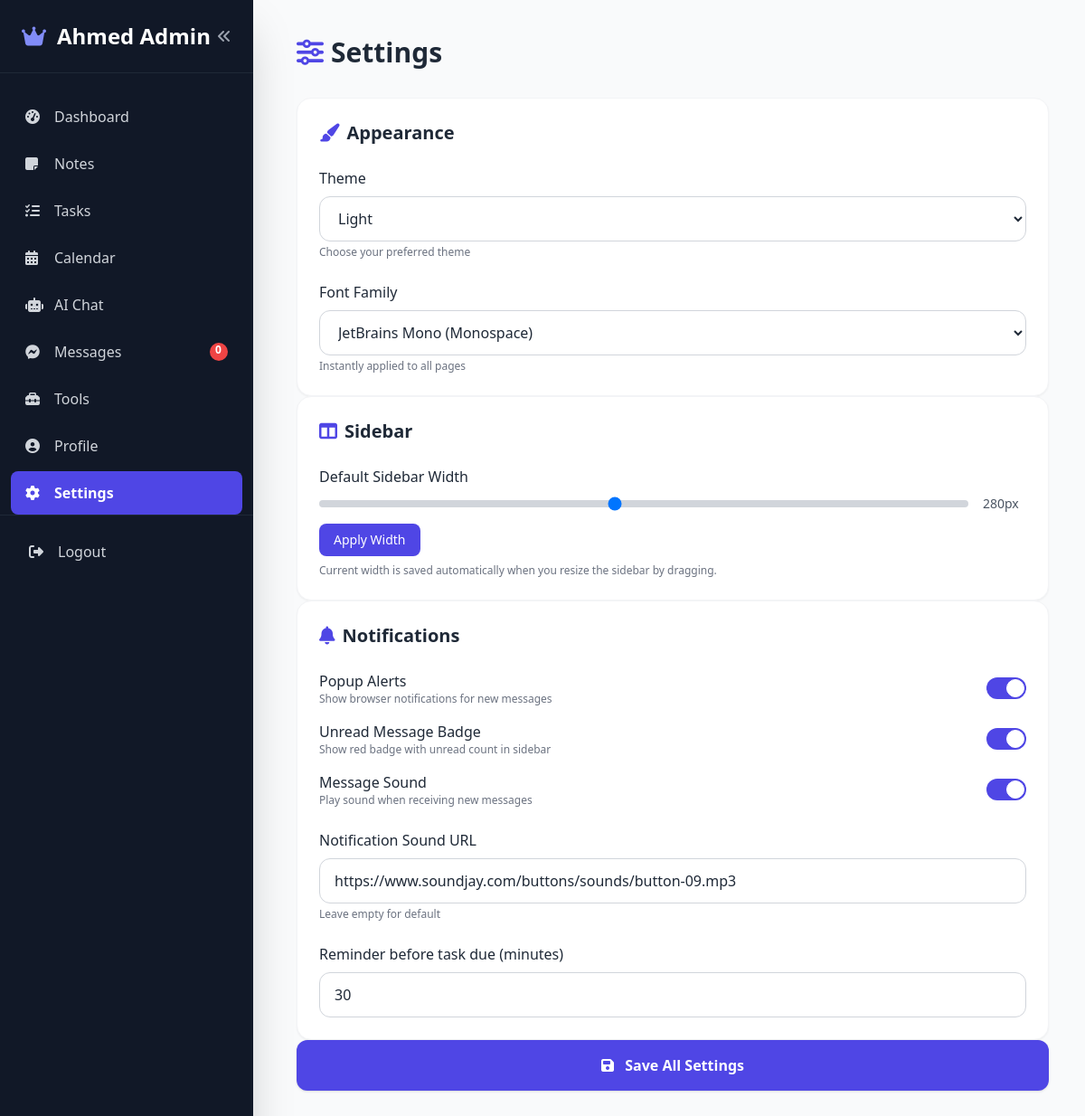
Screenshot of /settings (signed in) with the database file from the repository.
### app/models.py (models this page shows, shortened)
class User(UserMixin, db.Model):
    id = db.Column(db.Integer, primary_key=True)
    username = db.Column(db.String(80), unique=True, nullable=False)
    email = db.Column(db.String(120), unique=True, nullable=False)
    password_hash = db.Column(db.String(256))
    avatar_url = db.Column(db.String(200), default="")
    bio = db.Column(db.Text, default="")
    cover_url = db.Column(db.String(500), default="")           # cover image URL
    skills = db.Column(db.Text, default="")                     # comma‑separated skills
    linkedin_url = db.Column(db.String(300), default="")
    github_url = db.Column(db.String(300), default="")
    twitter_url = db.Column(db.String(300), default="")
    website_url = db.Column(db.String(300), default="")
    theme = db.Column(db.String(10), default="light")
    font_family = db.Column(db.String(30), default="Inter")
    verification_code = db.Column(db.String(6), nullable=True)
    verification_code_expires = db.Column(db.DateTime, nullable=True)
    email_verified = db.Column(db.Boolean, default=False)
    notification_sound_url = db.Column(db.String(500),
                                       default="https://www.soundjay.com/buttons/sounds/button-09.mp3")
    notifications_enabled = db.Column(db.Boolean, default=True)
    unread_badge_enabled = db.Column(db.Boolean, default=True)
    notification_sound_enabled = db.Column(db.Boolean, default=True)
    default_reminder_minutes = db.Column(db.Integer, default=30)
    notes = db.relationship("Note", backref="author", lazy=True, cascade="all, delete-orphan")
    tasks = db.relationship("Task", backref="author", lazy=True, cascade="all, delete-orphan")
    events = db.relationship("Event", backref="author", lazy=True, cascade="all, delete-orphan")
    chats = db.relationship("Chat", backref="author", lazy=True, cascade="all, delete-orphan")
    owned_groups = db.relationship("ChatGroup", backref="owner", lazy=True, cascade="all, delete-orphan",
                                   foreign_keys="ChatGroup.owner_id")
    group_memberships = db.relationship("GroupMember", backref="user", lazy=True, cascade="all, delete-orphan")

### app/routes/settings.py (the view)
@settings_bp.route("/settings")
@login_required
def settings():
    return render_template("settings.html")

### templates/settings.html (shortened to what this page needs)
{% extends "base.html" %}
{% block content %}
<div class="max-w-4xl mx-auto space-y-8">
  <h2 class="text-3xl font-bold text-gray-800 dark:text-white flex items-center gap-2">
    <i class="fas fa-sliders-h text-indigo-600"></i> Settings
  </h2>
  <form method="POST" action="{{ url_for('settings.save_settings') }}">
    <div class="bg-white dark:bg-gray-800 rounded-2xl shadow-sm border border-gray-100 dark:border-gray-700 p-6">
      <h3 class="text-xl font-semibold text-gray-800 dark:text-white mb-6 flex items-center gap-2">
        <i class="fas fa-paint-brush text-indigo-600"></i> Appearance
      </h3>
      <div class="mb-6">
        <label class="block font-medium text-gray-800 dark:text-white mb-2">Theme</label>
        <select name="theme" id="theme-select"
                class="w-full px-4 py-3 border border-gray-300 dark:border-gray-600 rounded-xl
                       bg-white dark:bg-gray-700 text-gray-800 dark:text-white
                       focus:ring-2 focus:ring-indigo-500 outline-none">
          <option value="light" {{ 'selected' if current_user.theme == 'light' else '' }}>Light</option>
        </select>
        <p class="text-xs text-gray-500 dark:text-gray-400 mt-1">Choose your preferred theme</p>
      </div>
      <div>
        <label class="block font-medium text-gray-800 dark:text-white mb-2">Font Family</label>
        <select name="font_family" id="font-select"
                class="w-full px-4 py-3 border border-gray-300 dark:border-gray-600 rounded-xl
                       bg-white dark:bg-gray-700 text-gray-800 dark:text-white
                       focus:ring-2 focus:ring-indigo-500 outline-none">
          <option value="JetBrains Mono" {{ 'selected' if current_user.font_family == 'JetBrains Mono' else '' }}>JetBrains Mono (Monospace)</option>
        </select>
        <p class="text-xs text-gray-500 dark:text-gray-400 mt-1">Instantly applied to all pages</p>
      </div>
    </div>
    <div class="bg-white dark:bg-gray-800 rounded-2xl shadow-sm border border-gray-100 dark:border-gray-700 p-6">
      <h3 class="text-xl font-semibold text-gray-800 dark:text-white mb-6 flex items-center gap-2">
        <i class="fas fa-columns text-indigo-600"></i> Sidebar
      </h3>
      <div>
        <label class="block font-medium text-gray-800 dark:text-white mb-2">Default Sidebar Width</label>
        <div class="flex items-center gap-4">
          <input type="range" id="sidebar-width-slider" min="180" max="400" value="280"
                 class="flex-1 h-2 bg-gray-300 rounded-lg appearance-none cursor-pointer">
          <span id="sidebar-width-display" class="text-sm font-medium text-gray-600 dark:text-gray-400 w-12">280px</span>
        </div>
        <button id="apply-sidebar-width" class="mt-3 px-4 py-2 bg-indigo-600 hover:bg-indigo-700 text-white text-sm rounded-lg transition">Apply Width</button>
        <p class="text-xs text-gray-500 dark:text-gray-400 mt-2">Current width is saved automatically when you resize the sidebar by dragging.</p>
      </div>
    </div>
    <div class="bg-white dark:bg-gray-800 rounded-2xl shadow-sm border border-gray-100 dark:border-gray-700 p-6">
      <h3 class="text-xl font-semibold text-gray-800 dark:text-white mb-6 flex items-center gap-2">
        <i class="fas fa-bell text-indigo-600"></i> Notifications
      </h3>
      <div class="space-y-4">
        <div class="flex items-center justify-between">
          <div>
            <label class="font-medium text-gray-800 dark:text-white">Popup Alerts</label>
            <p class="text-xs text-gray-500 dark:text-gray-400">Show browser notifications for new messages</p>
          </div>
          <label class="relative inline-flex items-center cursor-pointer">
            <div class="w-11 h-6 bg-gray-200 peer-focus:outline-none peer-focus:ring-2 peer-focus:ring-indigo-500 rounded-full peer dark:bg-gray-600 peer-checked:after:translate-x-full peer-checked:after:border-white after:content-[''] after:absolute after:top-[2px] after:left-[2px] after:bg-white after:border-gray-300 after:border after:rounded-full after:h-5 after:w-5 after:transition-all peer-checked:bg-indigo-600"></div>
          </label>
        </div>
        <div class="flex items-center justify-between">
          <div>
            <label class="font-medium text-gray-800 dark:text-white">Unread Message Badge</label>
            <p class="text-xs text-gray-500 dark:text-gray-400">Show red badge with unread count in sidebar</p>
          </div>
          <label class="relative inline-flex items-center cursor-pointer">
            <div class="w-11 h-6 bg-gray-200 peer-focus:outline-none peer-focus:ring-2 peer-focus:ring-indigo-500 rounded-full peer dark:bg-gray-600 peer-checked:after:translate-x-full peer-checked:after:border-white after:content-[''] after:absolute after:top-[2px] after:left-[2px] after:bg-white after:border-gray-300 after:border after:rounded-full after:h-5 after:w-5 after:transition-all peer-checked:bg-indigo-600"></div>
          </label>
        </div>
        <div class="flex items-center justify-between">
          <div>
            <label class="font-medium text-gray-800 dark:text-white">Message Sound</label>
            <p class="text-xs text-gray-500 dark:text-gray-400">Play sound when receiving new messages</p>
          </div>
          <label class="relative inline-flex items-center cursor-pointer">
            <div class="w-11 h-6 bg-gray-200 peer-focus:outline-none peer-focus:ring-2 peer-focus:ring-indigo-500 rounded-full peer dark:bg-gray-600 peer-checked:after:translate-x-full peer-checked:after:border-white after:content-[''] after:absolute after:top-[2px] after:left-[2px] after:bg-white after:border-gray-300 after:border after:rounded-full after:h-5 after:w-5 after:transition-all peer-checked:bg-indigo-600"></div>
          </label>
        </div>
      </div>
      <div class="mt-6">
        <label class="block font-medium text-gray-800 dark:text-white mb-2">
          Notification Sound URL
        </label>
        <input type="url" name="notification_sound" value="{{ current_user.notification_sound_url }}"
               class="w-full px-4 py-3 border border-gray-300 dark:border-gray-600 rounded-xl
                      bg-white dark:bg-gray-700 text-gray-800 dark:text-white
                      focus:ring-2 focus:ring-indigo-500 outline-none"
               placeholder="https://example.com/sound.mp3">
        <p class="text-xs text-gray-500 dark:text-gray-400 mt-1">Leave empty for default</p>
      </div>
      <div class="mt-6">
        <label class="block font-medium text-gray-800 dark:text-white mb-2">
          Reminder before task due (minutes)
        </label>
        <input type="number" name="reminder_minutes" value="{{ current_user.default_reminder_minutes }}" min="1"
               class="w-full px-4 py-3 border border-gray-300 dark:border-gray-600 rounded-xl
                      bg-white dark:bg-gray-700 text-gray-800 dark:text-white
                      focus:ring-2 focus:ring-indigo-500 outline-none">
      </div>
    </div>
    <button type="submit"
            class="w-full bg-indigo-600 hover:bg-indigo-700 text-white font-semibold py-4 rounded-xl shadow transition">
      <i class="fas fa-save mr-2"></i> Save All Settings
    </button>
  </form>
</div>
{% endblock %}

### templates/base.html (shortened to what this page needs)
<!DOCTYPE html>
<html lang="en" class="">
<head>
  <script src="https://cdn.tailwindcss.com"></script>
  <link rel="stylesheet" href="https://cdnjs.cloudflare.com/ajax/libs/font-awesome/6.5.1/css/all.min.css">
  <link href="https://cdn.jsdelivr.net/npm/fullcalendar@6.1.11/index.global.min.css" rel="stylesheet">
  <link rel="stylesheet" href="https://cdn.jsdelivr.net/npm/glightbox/dist/css/glightbox.min.css" />
  <link href="https://cdnjs.cloudflare.com/ajax/libs/prism/1.29.0/themes/prism-tomorrow.min.css" rel="stylesheet" />
  <link href="https://cdnjs.cloudflare.com/ajax/libs/prism/1.29.0/plugins/line-numbers/prism-line-numbers.min.css" rel="stylesheet" />
  <link rel="stylesheet" href="https://cdn.jsdelivr.net/npm/katex@0.16.9/dist/katex.min.css">
  <link href="https://cdn.quilljs.com/1.3.7/quill.snow.css" rel="stylesheet">
</head>
<body class="bg-gray-50 dark:bg-gray-900 text-gray-800 dark:text-gray-200 antialiased">
  <aside id="sidebar" class="sidebar fixed top-0 left-0 h-full bg-gray-900 text-white z-50 transform -translate-x-full lg:translate-x-0 transition-transform duration-300 ease-in-out shadow-2xl" style="width: 280px;">
    <div class="sidebar-resize-handle"></div>
    <div class="p-6 border-b border-gray-800 flex items-center justify-between">
      <h1 id="sidebar-brand" class="text-2xl font-bold flex items-center gap-3 brand cursor-pointer">
        <i class="fas fa-crown text-indigo-400"></i>
        <span class="brand-text">{{ current_user.username if current_user.is_authenticated and current_user.email_verified else 'Ahmed' }}</span>
      </h1>
      <button id="global-sidebar-toggle" class="text-gray-400 hover:text-white transition focus:outline-none" title="Toggle sidebar">
        <i class="fas fa-angle-double-left"></i>
      </button>
    </div>
    {% if current_user.is_authenticated and current_user.email_verified %}
    <nav class="mt-6 flex-1 space-y-1 px-3">
      <a href="{{ url_for('dashboard.dashboard') }}" class="flex items-center gap-3 px-4 py-3 rounded-lg text-gray-300 hover:bg-gray-800 hover:text-white transition {{ 'bg-indigo-600 text-white font-semibold' if request.endpoint == 'dashboard.dashboard' }}">
        <i class="fas fa-tachometer-alt w-5"></i> <span>Dashboard</span>
      </a>
      <a href="{{ url_for('notes.notes') }}" class="flex items-center gap-3 px-4 py-3 rounded-lg text-gray-300 hover:bg-gray-800 hover:text-white transition {{ 'bg-indigo-600 text-white font-semibold' if request.endpoint in ['notes.notes', 'notes.edit_note'] }}">
        <i class="fas fa-sticky-note w-5"></i> <span>Notes</span>
      </a>
      <a href="{{ url_for('tasks.tasks') }}" class="flex items-center gap-3 px-4 py-3 rounded-lg text-gray-300 hover:bg-gray-800 hover:text-white transition {{ 'bg-indigo-600 text-white font-semibold' if request.endpoint == 'tasks.tasks' }}">
        <i class="fas fa-tasks w-5"></i> <span>Tasks</span>
      </a>
      <a href="{{ url_for('calendar.calendar') }}" class="flex items-center gap-3 px-4 py-3 rounded-lg text-gray-300 hover:bg-gray-800 hover:text-white transition {{ 'bg-indigo-600 text-white font-semibold' if request.endpoint == 'calendar.calendar' }}">
        <i class="fas fa-calendar-alt w-5"></i> <span>Calendar</span>
      </a>
      <a href="{{ url_for('chat.chat_list') }}" class="flex items-center gap-3 px-4 py-3 rounded-lg text-gray-300 hover:bg-gray-800 hover:text-white transition {{ 'bg-indigo-600 text-white font-semibold' if request.endpoint in ['chat.chat_list', 'chat.chat_view'] }}">
        <i class="fas fa-robot w-5"></i> <span>AI Chat</span>
      </a>
      <a href="{{ url_for('user_chat.user_chat') }}" id="user-chat-link" class="flex items-center gap-3 px-4 py-3 rounded-lg text-gray-300 hover:bg-gray-800 hover:text-white transition {{ 'bg-indigo-600 text-white font-semibold' if request.endpoint == 'user_chat.user_chat' }}">
        <i class="fab fa-facebook-messenger w-5"></i> <span>Messages</span>
        <span id="unread-badge" class="ml-auto bg-red-500 text-white text-xs font-bold rounded-full min-w-[20px] h-5 flex items-center justify-center px-1.5 hidden">0</span>
      </a>
      <a href="{{ url_for('tools.tools_page') }}" class="flex items-center gap-3 px-4 py-3 rounded-lg text-gray-300 hover:bg-gray-800 hover:text-white transition {{ 'bg-indigo-600 text-white font-semibold' if request.endpoint and request.endpoint.startswith('tools.') }}">
        <i class="fas fa-toolbox w-5"></i> <span>Tools</span>
      </a>
      <a href="{{ url_for('profile.profile') }}" class="flex items-center gap-3 px-4 py-3 rounded-lg text-gray-300 hover:bg-gray-800 hover:text-white transition {{ 'bg-indigo-600 text-white font-semibold' if request.endpoint == 'profile.profile' }}">
        <i class="fas fa-user-circle w-5"></i> <span>Profile</span>
      </a>
      <a href="{{ url_for('settings.settings') }}" class="flex items-center gap-3 px-4 py-3 rounded-lg text-gray-300 hover:bg-gray-800 hover:text-white transition {{ 'bg-indigo-600 text-white font-semibold' if request.endpoint == 'settings.settings' }}">
        <i class="fas fa-cog w-5"></i> <span>Settings</span>
      </a>
    </nav>
    {% endif %}
    <div class="p-4 border-t border-gray-800 mt-auto">
      {% if current_user.is_authenticated %}
      <a href="{{ url_for('auth.logout') }}" class="flex items-center gap-3 px-4 py-3 rounded-lg text-gray-300 hover:bg-red-600 hover:text-white transition">
        <i class="fas fa-sign-out-alt w-5"></i> <span class="nav-bottom-text">Logout</span>
      </a>
      {% endif %}
    </div>
  </aside>
  <div class="lg:ml-72 min-h-screen main-content" id="main-content">
    <main class="p-6 lg:p-10">
      {% block content %}{% endblock %}
    </main>
  </div>
</body>
</html>

### templates/base.html (style rules this page uses)
body, .sidebar, .main-content, .bg-white, .bg-gray-50 { transition: background-color 0.2s, color 0.2s; }
.sidebar { width: 280px; transition: width 0.3s cubic-bezier(0.4, 0, 0.2, 1); overflow-x: hidden; white-space: nowrap; }
.main-content { margin-left: 280px; transition: margin-left 0.3s cubic-bezier(0.4, 0, 0.2, 1); }
.brand-text, .sidebar a span, .nav-bottom-text { display: inline-block; max-width: 200px; overflow: hidden; transition: max-width 0.3s cubic-bezier(0.4,0,0.2,1), opacity 0.2s; opacity: 1; vertical-align: middle; }
.sidebar-resize-handle { position: absolute; top: 0; right: -4px; width: 8px; height: 100%; cursor: col-resize; z-index: 1000; }

### rows the page displays
User: email_verified+username "Ahmed Admin", notification_sound "https://www.soundjay.com/buttons/sounds/button-09.mp3", reminder_minutes "30"
